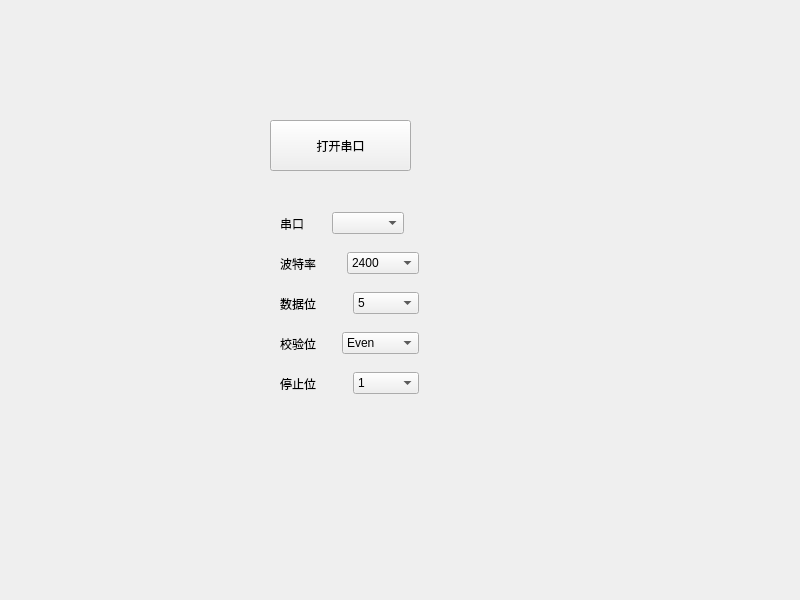
<?xml version="1.0" encoding="UTF-8"?>
<ui version="4.0">
 <class>Widget</class>
 <widget class="QWidget" name="Widget">
  <property name="geometry">
   <rect>
    <x>0</x>
    <y>0</y>
    <width>800</width>
    <height>600</height>
   </rect>
  </property>
  <property name="windowTitle">
   <string>Widget</string>
  </property>
  <widget class="QWidget" name="layoutWidget">
   <property name="geometry">
    <rect>
     <x>280</x>
     <y>210</y>
     <width>124</width>
     <height>27</height>
    </rect>
   </property>
   <layout class="QHBoxLayout" name="horizontalLayout">
    <item>
     <widget class="QLabel" name="label">
      <property name="text">
       <string>串口</string>
      </property>
     </widget>
    </item>
    <item>
     <widget class="QComboBox" name="comboBox"/>
    </item>
   </layout>
  </widget>
  <widget class="QPushButton" name="pushButton">
   <property name="geometry">
    <rect>
     <x>270</x>
     <y>120</y>
     <width>141</width>
     <height>51</height>
    </rect>
   </property>
   <property name="text">
    <string>打开串口</string>
   </property>
  </widget>
  <widget class="QWidget" name="layoutWidget_2">
   <property name="geometry">
    <rect>
     <x>280</x>
     <y>250</y>
     <width>139</width>
     <height>27</height>
    </rect>
   </property>
   <layout class="QHBoxLayout" name="horizontalLayout_2">
    <item>
     <widget class="QLabel" name="label_2">
      <property name="text">
       <string>波特率</string>
      </property>
     </widget>
    </item>
    <item>
     <widget class="QComboBox" name="comboBox_2">
      <item>
       <property name="text">
        <string>2400</string>
       </property>
      </item>
      <item>
       <property name="text">
        <string>4800</string>
       </property>
      </item>
      <item>
       <property name="text">
        <string>9600</string>
       </property>
      </item>
      <item>
       <property name="text">
        <string>19200</string>
       </property>
      </item>
      <item>
       <property name="text">
        <string>38400</string>
       </property>
      </item>
      <item>
       <property name="text">
        <string>115200</string>
       </property>
      </item>
      <item>
       <property name="text">
        <string>128000</string>
       </property>
      </item>
      <item>
       <property name="text">
        <string>256000</string>
       </property>
      </item>
     </widget>
    </item>
   </layout>
  </widget>
  <widget class="QWidget" name="layoutWidget_3">
   <property name="geometry">
    <rect>
     <x>280</x>
     <y>290</y>
     <width>139</width>
     <height>27</height>
    </rect>
   </property>
   <layout class="QHBoxLayout" name="horizontalLayout_3">
    <item>
     <widget class="QLabel" name="label_3">
      <property name="text">
       <string>数据位</string>
      </property>
     </widget>
    </item>
    <item>
     <widget class="QComboBox" name="comboBox_3">
      <item>
       <property name="text">
        <string>5</string>
       </property>
      </item>
      <item>
       <property name="text">
        <string>6</string>
       </property>
      </item>
      <item>
       <property name="text">
        <string>7</string>
       </property>
      </item>
      <item>
       <property name="text">
        <string>8</string>
       </property>
      </item>
     </widget>
    </item>
   </layout>
  </widget>
  <widget class="QWidget" name="layoutWidget_4">
   <property name="geometry">
    <rect>
     <x>280</x>
     <y>330</y>
     <width>139</width>
     <height>27</height>
    </rect>
   </property>
   <layout class="QHBoxLayout" name="horizontalLayout_4">
    <item>
     <widget class="QLabel" name="label_4">
      <property name="text">
       <string>校验位</string>
      </property>
     </widget>
    </item>
    <item>
     <widget class="QComboBox" name="comboBox_4">
      <item>
       <property name="text">
        <string>Even</string>
       </property>
      </item>
      <item>
       <property name="text">
        <string>Odd</string>
       </property>
      </item>
      <item>
       <property name="text">
        <string>NoParity</string>
       </property>
      </item>
     </widget>
    </item>
   </layout>
  </widget>
  <widget class="QWidget" name="layoutWidget_5">
   <property name="geometry">
    <rect>
     <x>280</x>
     <y>370</y>
     <width>139</width>
     <height>27</height>
    </rect>
   </property>
   <layout class="QHBoxLayout" name="horizontalLayout_5">
    <item>
     <widget class="QLabel" name="label_5">
      <property name="text">
       <string>停止位</string>
      </property>
     </widget>
    </item>
    <item>
     <widget class="QComboBox" name="comboBox_5">
      <item>
       <property name="text">
        <string>1</string>
       </property>
      </item>
      <item>
       <property name="text">
        <string>1.5</string>
       </property>
      </item>
      <item>
       <property name="text">
        <string>2</string>
       </property>
      </item>
     </widget>
    </item>
   </layout>
  </widget>
 </widget>
 <resources/>
 <connections/>
</ui>
